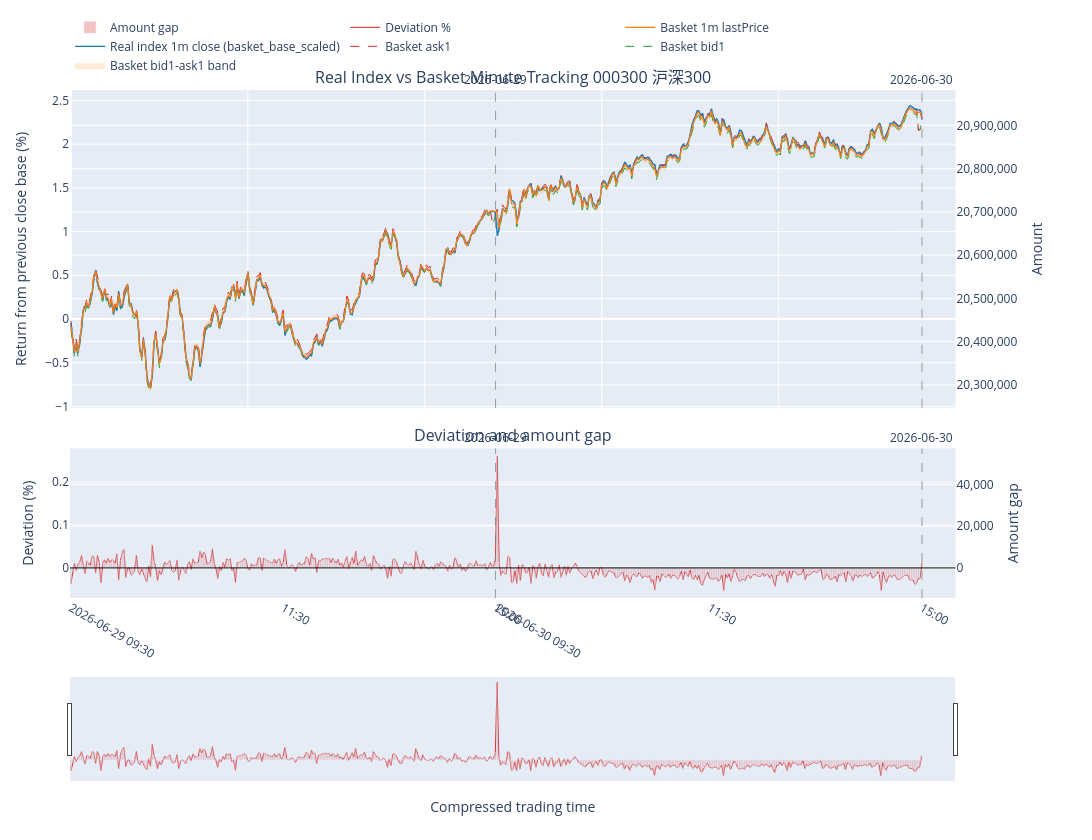

Notebook code for this chart:
### Code cell
print("Baseline date:", baseline_date_dash)
print("Close weight data date:", closeweight_data_date)
print("Fitting dates:", fitting_date_ls)
print("Rule file:", rule_file_path)
print("Apply corporate actions:", apply_corporate_actions_to_basket)
print("Real index price caliber:", real_index_price_caliber)
print("Real index amount mode:", real_index_amount_mode)
print("[Daily Tracking Stats]")
display(df_daily_tracking_stats[[
    "fitting_date",
    "diff_mean_pct",
    "diff_std_pct",
    "diff_max_positive_pct",
    "diff_max_negative_pct",
    "diff_pct95_pct",
    "n_minutes",
    "daily_dividend_cash",
    "cumulative_dividend_cash",
    "corporate_action_enabled",
    "real_index_base_price",
    "real_index_price_caliber",
    "real_index_amount_mode",
]])
print("[Quantity Adjustments]")
display(df_quantity_adjustments.head(20))
print("[Dividend Records]")
display(df_dividend_records.head(20))
display(outputs["matplotlib_fig"])
display(outputs["plotly_fig"])

### Figure 1 — Plotly figure (JSON) as saved in the notebook; plotly's stock layout.template omitted (floating-point values rounded to 4 significant figures; data arrays with more than 128 entries replaced by an {"elided": "..."} marker saying what was removed)
{"data": [{"hoverinfo": "skip", "line": {"width": 0}, "mode": "lines", "showlegend": false, "type": "scatter", "x": {"elided": "482 float values"}, "xaxis": "x", "y": {"elided": "482 float values"}, "yaxis": "y"}, {"customdata": {"elided": "482x1 str values"}, "fill": "tonexty", "fillcolor": "rgba(255,127,14,0.16)", "hovertemplate": "Time=%{customdata[0]}<extra></extra>", "line": {"width": 0}, "mode": "lines", "name": "Basket bid1-ask1 band", "type": "scatter", "x": {"elided": "482 float values"}, "xaxis": "x", "y": {"elided": "482 float values"}, "yaxis": "y"}, {"customdata": {"elided": "482x1 str values"}, "hovertemplate": "Time=%{customdata[0]}<br>Return=%{y:.4f}%<extra></extra>", "line": {"color": "#2ca02c", "dash": "dash", "width": 1}, "mode": "lines", "name": "Basket bid1", "type": "scatter", "x": {"elided": "482 float values"}, "xaxis": "x", "y": {"elided": "482 float values"}, "yaxis": "y"}, {"customdata": {"elided": "482x1 str values"}, "hovertemplate": "Time=%{customdata[0]}<br>Return=%{y:.4f}%<extra></extra>", "line": {"color": "#d62728", "dash": "dash", "width": 1}, "mode": "lines", "name": "Basket ask1", "type": "scatter", "x": {"elided": "482 float values"}, "xaxis": "x", "y": {"elided": "482 float values"}, "yaxis": "y"}, {"customdata": {"elided": "482x2 mixed values"}, "hovertemplate": "Time=%{customdata[0]}<br>Return=%{y:.4f}%<br>Amount=%{customdata[1]:,.2f}<extra></extra>", "line": {"color": "#1f77b4", "width": 1.4}, "mode": "lines", "name": "Real index 1m close (basket_base_scaled)", "type": "scatter", "x": {"elided": "482 float values"}, "xaxis": "x", "y": {"elided": "482 float values"}, "yaxis": "y"}, {"customdata": {"elided": "482x2 mixed values"}, "hovertemplate": "Time=%{customdata[0]}<br>Return=%{y:.4f}%<br>Amount=%{customdata[1]:,.2f}<extra></extra>", "line": {"color": "#ff7f0e", "width": 1.2}, "mode": "lines", "name": "Basket 1m lastPrice", "type": "scatter", "x": {"elided": "482 float values"}, "xaxis": "x", "y": {"elided": "482 float values"}, "yaxis": "y"}, {"hoverinfo": "skip", "line": {"width": 0}, "mode": "lines", "opacity": 0, "showlegend": false, "type": "scatter", "x": {"elided": "482 float values"}, "xaxis": "x", "y": {"elided": "482 float values"}, "yaxis": "y2"}, {"hoverinfo": "skip", "line": {"width": 0}, "mode": "lines", "opacity": 0, "showlegend": false, "type": "scatter", "x": {"elided": "482 float values"}, "xaxis": "x", "y": {"elided": "482 float values"}, "yaxis": "y2"}, {"customdata": {"elided": "482x2 mixed values"}, "hovertemplate": "Time=%{customdata[0]}<br>Deviation=%{y:.4f}%<br>Amount gap=%{customdata[1]:,.2f}<extra></extra>", "line": {"color": "#d62728", "width": 1}, "mode": "lines", "name": "Deviation %", "type": "scatter", "x": {"elided": "482 float values"}, "xaxis": "x2", "y": {"elided": "482 float values"}, "yaxis": "y3"}, {"customdata": {"elided": "482x1 str values"}, "hovertemplate": "Time=%{customdata[0]}<br>Amount gap=%{y:,.2f}<extra></extra>", "marker": {"color": "rgba(214,39,40,0.28)"}, "name": "Amount gap", "type": "bar", "x": {"elided": "482 float values"}, "xaxis": "x2", "y": {"elided": "482 float values"}, "yaxis": "y4"}], "layout": {"annotations": [{"font": {"size": 16}, "showarrow": false, "text": "Real Index vs Basket Minute Tracking 000300 沪深300", "x": 0.47, "xanchor": "center", "xref": "paper", "y": 1, "yanchor": "bottom", "yref": "paper"}, {"font": {"size": 16}, "showarrow": false, "text": "Deviation and amount gap", "x": 0.47, "xanchor": "center", "xref": "paper", "y": 0.2944, "yanchor": "bottom", "yref": "paper"}, {"showarrow": false, "text": "2026-06-29", "x": 240, "xanchor": "center", "xref": "x", "y": 1, "yanchor": "bottom", "yref": "y domain"}, {"showarrow": false, "text": "2026-06-29", "x": 240, "xanchor": "center", "xref": "x2", "y": 1, "yanchor": "bottom", "yref": "y3 domain"}, {"showarrow": false, "text": "2026-06-30", "x": 481, "xanchor": "center", "xref": "x", "y": 1, "yanchor": "bottom", "yref": "y domain"}, {"showarrow": false, "text": "2026-06-30", "x": 481, "xanchor": "center", "xref": "x2", "y": 1, "yanchor": "bottom", "yref": "y3 domain"}], "height": 840, "hovermode": "x unified", "legend": {"orientation": "h", "x": 0, "xanchor": "left", "y": 1.02, "yanchor": "bottom"}, "margin": {"b": 60, "l": 70, "r": 80, "t": 90}, "shapes": [{"line": {"color": "rgba(120,120,120,0.7)", "dash": "dash", "width": 1}, "type": "line", "x0": 240, "x1": 240, "xref": "x", "y0": 0, "y1": 1, "yref": "y domain"}, {"line": {"color": "rgba(120,120,120,0.7)", "dash": "dash", "width": 1}, "type": "line", "x0": 240, "x1": 240, "xref": "x2", "y0": 0, "y1": 1, "yref": "y3 domain"}, {"line": {"color": "rgba(120,120,120,0.7)", "dash": "dash", "width": 1}, "type": "line", "x0": 481, "x1": 481, "xref": "x", "y0": 0, "y1": 1, "yref": "y domain"}, {"line": {"color": "rgba(120,120,120,0.7)", "dash": "dash", "width": 1}, "type": "line", "x0": 481, "x1": 481, "xref": "x2", "y0": 0, "y1": 1, "yref": "y3 domain"}, {"line": {"color": "black", "width": 1}, "type": "line", "x0": 0, "x1": 1, "xref": "x2 domain", "y0": 0, "y1": 0, "yref": "y3"}], "width": 1350, "xaxis": {"anchor": "y", "domain": [0, 0.94], "matches": "x2", "showticklabels": false}, "xaxis2": {"anchor": "y3", "domain": [0, 0.94], "rangeslider": {"visible": true}, "tickmode": "array", "ticktext": ["2026-06-29\n09:30", "11:30", "15:00", "2026-06-30\n09:30", "11:30", "15:00"], "tickvals": [0, 120, 240, 241, 361, 481], "title": {"text": "Compressed trading time"}}, "yaxis": {"anchor": "x", "domain": [0.3744, 1], "title": {"text": "Return from previous close base (%)"}}, "yaxis2": {"anchor": "x", "overlaying": "y", "side": "right", "tickformat": ",.0f", "title": {"text": "Amount"}}, "yaxis3": {"anchor": "x2", "domain": [0, 0.2944], "title": {"text": "Deviation (%)"}}, "yaxis4": {"anchor": "x2", "overlaying": "y3", "side": "right", "tickformat": ",.0f", "title": {"text": "Amount gap"}}}}
